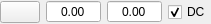
<?xml version="1.0" encoding="UTF-8"?>
<ui version="4.0">
 <class>band_pass_settings</class>
 <widget class="QWidget" name="band_pass_settings">
  <property name="geometry">
   <rect>
    <x>0</x>
    <y>0</y>
    <width>171</width>
    <height>24</height>
   </rect>
  </property>
  <property name="windowTitle">
   <string>band_pass_filter</string>
  </property>
  <layout class="QHBoxLayout" name="horizontalLayout_2">
   <property name="leftMargin">
    <number>0</number>
   </property>
   <property name="topMargin">
    <number>0</number>
   </property>
   <property name="rightMargin">
    <number>0</number>
   </property>
   <property name="bottomMargin">
    <number>0</number>
   </property>
   <item>
    <widget class="QPushButton" name="btn_band_pass_settings_enabled">
     <property name="toolTip">
      <string>Fourier Bandpass</string>
     </property>
     <property name="text">
      <string/>
     </property>
     <property name="icon">
      <iconset resource="slim5.qrc">
       <normaloff>:/images/black.svg</normaloff>:/images/black.svg</iconset>
     </property>
     <property name="checkable">
      <bool>true</bool>
     </property>
    </widget>
   </item>
   <item>
    <widget class="QDoubleSpinBox" name="band_filter_min_dx">
     <property name="toolTip">
      <string>Smallest Size (Pixels)</string>
     </property>
     <property name="alignment">
      <set>Qt::AlignCenter</set>
     </property>
     <property name="buttonSymbols">
      <enum>QAbstractSpinBox::NoButtons</enum>
     </property>
     <property name="maximum">
      <double>9999.000000000000000</double>
     </property>
    </widget>
   </item>
   <item>
    <widget class="QDoubleSpinBox" name="band_filter_max_dx">
     <property name="toolTip">
      <string>Largest Size (Pixels)</string>
     </property>
     <property name="alignment">
      <set>Qt::AlignCenter</set>
     </property>
     <property name="buttonSymbols">
      <enum>QAbstractSpinBox::NoButtons</enum>
     </property>
     <property name="maximum">
      <double>9999.000000000000000</double>
     </property>
    </widget>
   </item>
   <item>
    <widget class="QCheckBox" name="band_filter_remove_dc">
     <property name="enabled">
      <bool>true</bool>
     </property>
     <property name="toolTip">
      <string>Keep DC</string>
     </property>
     <property name="text">
      <string>DC</string>
     </property>
     <property name="checked">
      <bool>true</bool>
     </property>
    </widget>
   </item>
  </layout>
 </widget>
 <layoutdefault spacing="6" margin="11"/>
 <resources>
  <include location="slim5.qrc"/>
 </resources>
 <connections/>
</ui>
